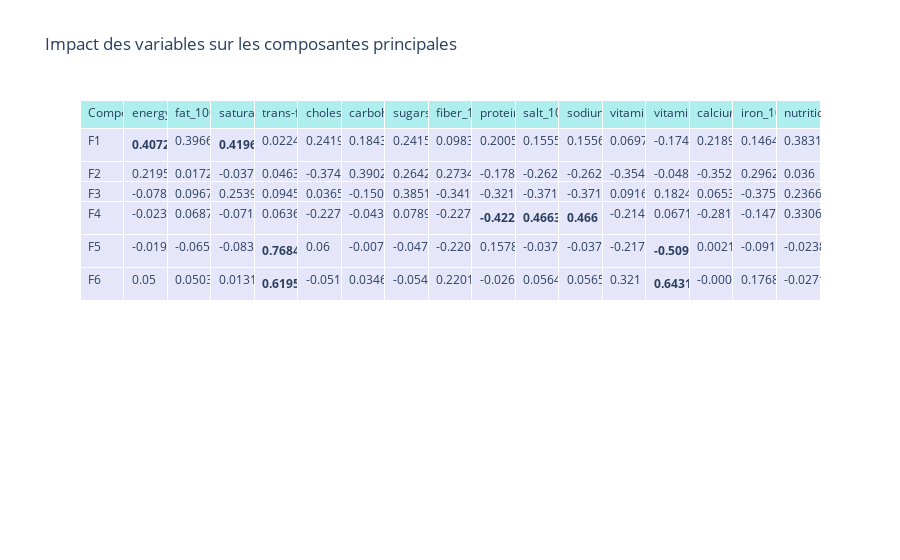

Notebook cell for this chart:
### Markdown cell above
Je vois que j'ai bien créé de jolie graphiques 3d ou j'ai clusturisé un peu comme je l'imaginais les données. Mais je manque clairement de maitrise pour savoir quoi en faire. Je vais donc ne pas me permettre de surinterpréter. En revanche j'ai demandé un petit tableau récapitulatif à un ami robot qui répond à toutes mes questions sous réserves de bien les formuler...

### Code cell
import plotly.graph_objects as go

# Création du tableau des coefficients des composantes principales
components_df = pd.DataFrame(
    np.round(pca.components_, 4), 
    columns=df6_kmeans.columns, 
    index=["F1", "F2", "F3", "F4", "F5", "F6"]
)

# Formatage des valeurs pour mettre en gras celles >= |0.40|
def format_value(value):
    if abs(value) >= 0.4:
        return f'<b>{value}</b>'
    else:
        return f'{value}'

formatted_components_df = components_df.applymap(format_value)

# Affichage du tableau des coefficients
fig = go.Figure(data=[go.Table(
    header=dict(values=['Composante'] + list(components_df.columns),
                fill_color='paleturquoise',
                align='left'),
    cells=dict(values=[formatted_components_df.index] + [formatted_components_df[col] for col in formatted_components_df.columns],
               fill_color='lavender',
               align='left',
               format=['']*len(formatted_components_df.columns))
)])

fig.update_layout(title='Impact des variables sur les composantes principales')
fig.show()

### Figure 1 — Plotly figure (JSON) as saved in the notebook; plotly's stock layout.template omitted (floating-point values rounded to 4 significant figures)
{"data": [{"cells": {"align": "left", "fill": {"color": "lavender"}, "format": ["", "", "", "", "", "", "", "", "", "", "", "", "", "", "", ""], "values": [["F1", "F2", "F3", "F4", "F5", "F6"], ["<b>0.4072</b>", "0.2195", "-0.0788", "-0.0235", "-0.0197", "0.05"], ["0.3966", "0.0172", "0.0967", "0.0687", "-0.0658", "0.0503"], ["<b>0.4196</b>", "-0.0371", "0.2539", "-0.0712", "-0.0831", "0.0131"], ["0.0224", "0.0463", "0.0945", "0.0636", "<b>0.7684</b>", "<b>0.6195</b>"], ["0.2419", "-0.3747", "0.0365", "-0.2274", "0.06", "-0.051"], ["0.1843", "0.3902", "-0.1509", "-0.043", "-0.0071", "0.0346"], ["0.2415", "0.2642", "0.3851", "0.0789", "-0.047", "-0.0548"], ["0.0983", "0.2734", "-0.3413", "-0.2276", "-0.2206", "0.2201"], ["0.2005", "-0.1785", "-0.321", "<b>-0.4227</b>", "0.1578", "-0.0269"], ["0.1555", "-0.2621", "-0.3714", "<b>0.4663</b>", "-0.0372", "0.0564"], ["0.1556", "-0.2622", "-0.3714", "<b>0.466</b>", "-0.0371", "0.0565"], ["0.0697", "-0.3547", "0.0916", "-0.2141", "-0.2178", "0.321"], ["-0.1741", "-0.0486", "0.1824", "0.0671", "<b>-0.5094</b>", "<b>0.6431</b>"], ["0.2189", "-0.3525", "0.0653", "-0.2817", "0.0021", "-0.0006"], ["0.1464", "0.2962", "-0.3759", "-0.1474", "-0.0911", "0.1768"], ["0.3831", "0.036", "0.2366", "0.3306", "-0.0238", "-0.0271"]]}, "header": {"align": "left", "fill": {"color": "paleturquoise"}, "values": ["Composante", "energy_100g", "fat_100g", "saturated-fat_100g", "trans-fat_100g", "cholesterol_100g", "carbohydrates_100g", "sugars_100g", "fiber_100g", "proteins_100g", "salt_100g", "sodium_100g", "vitamin-a_100g", "vitamin-c_100g", "calcium_100g", "iron_100g", "nutrition-score-fr_100g"]}, "type": "table"}], "layout": {"title": {"text": "Impact des variables sur les composantes principales"}}}
